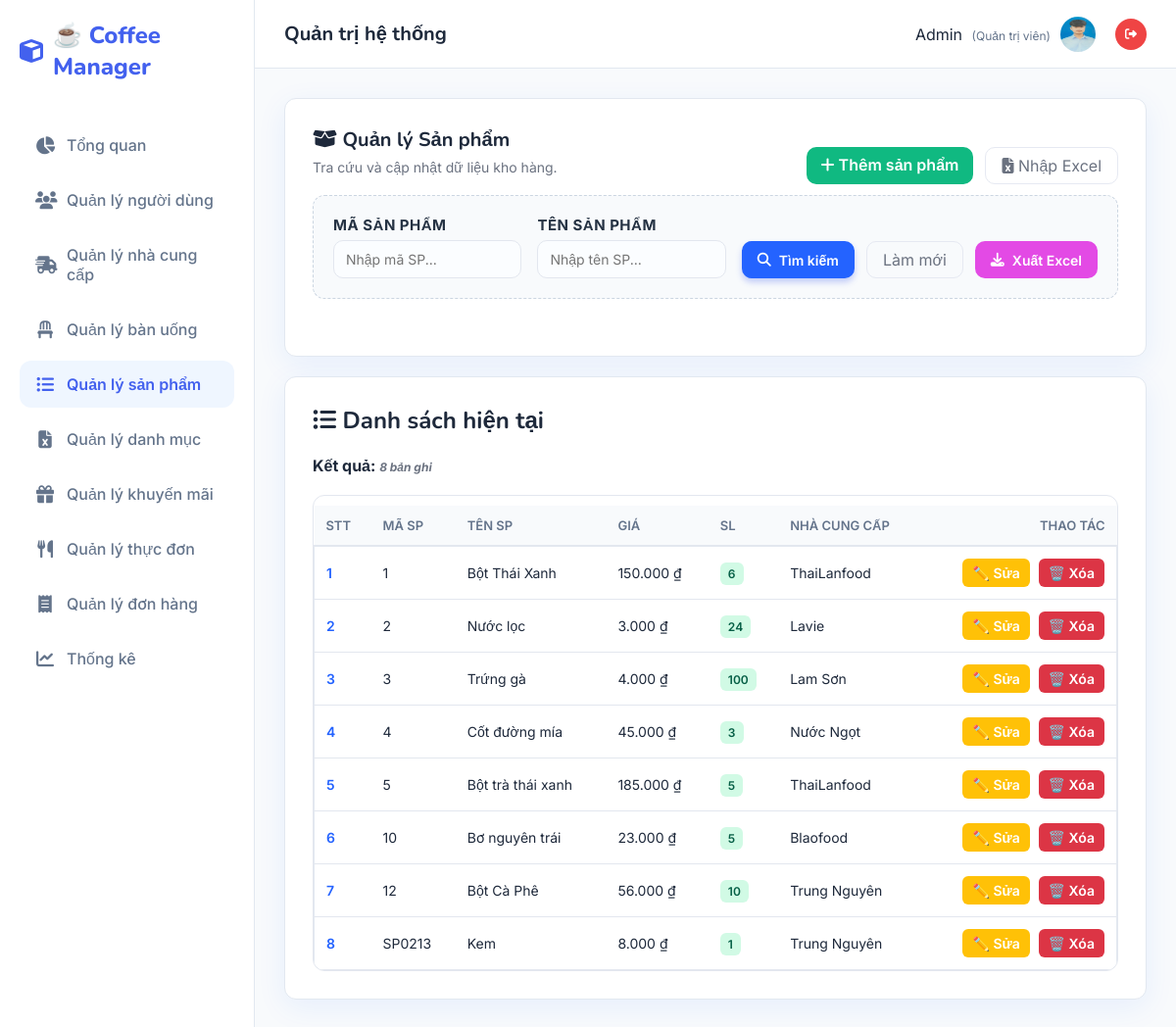
Page /Sanpham/danhsach (signed in) on the committed database.
### tables this page shows
CREATE TABLE `sanpham2` (
  `masp` varchar(20) NOT NULL,
  `tensp` varchar(100) NOT NULL,
  `gia` varchar(20) NOT NULL,
  `soluong` varchar(20) NOT NULL,
  `mancc` varchar(20) DEFAULT NULL
);

CREATE TABLE `Nhacungcap` (
  `mancc` varchar(20) NOT NULL,
  `tenncc` varchar(100) NOT NULL,
  `diachi` varchar(255) DEFAULT NULL,
  `dienthoai` varchar(20) DEFAULT NULL
);

### MVC/Core/controller.php (called while the page is built, shortened)
<?php
    class controller{
        public function model($model){
        return new $model;
        }
        public function view($view,$data=[]){
            include_once __DIR__.'/../Views/'.$view.'.php';
        }
    }
?>

### MVC/Controllers/Sanpham.php (called while the page is built, shortened)
<?php
    class Sanpham extends controller{
        private $sp;
        function __construct()
        {
            $this->sp = $this->model("Sanpham_m");
        }
        function danhsach(){
            $result = $this->sp->Sanpham_getAll();
            $this->view('Master',[
                'page' => 'Danhsachsanpham_v',
                'dulieu' => $result
            ]);
        }
    }
?>

### MVC/Core/app.php (called while the page is built, shortened)
<?php
    class app{
        protected $action = "Get_data";
        function __construct()
        {
            $arr = $this->processURL();
            if($arr!=null){
                if(file_exists(__DIR__.'/../Controllers/'.$arr[0].'.php')){
                    unset($arr[0]);
                }
            }
            $this->controller=new $this->controller;
            if(isset($arr[1])){
                if(method_exists($this->controller,$arr[1])){
                    $this->action=$arr[1];
                    unset($arr[1]);
                }
            }
            $this->param=$arr?array_values($arr):[];
            call_user_func_array([$this->controller,$this->action],$this->param);
        }
        function processURL(){
        if(isset($_GET['url'])){
            return explode('/',filter_var(trim($_GET['url']),FILTER_DEFAULT));
        }
    }
    }
?>

### index.php (called while the page is built, shortened)
<?php
    $myapp = new app();
?>

### MVC/Core/connectDB.php (called while the page is built, shortened)
<?php
    class connectDB{
            function __construct()
            {
                $this->con=mysqli_connect('localhost','root','','Web');
            }
    }
?>

### MVC/Models/Sanpham_m.php (called while the page is built, shortened)
<?php
    class Sanpham_m extends connectDB{
        function Sanpham_getAll(){
            $sql = "SELECT s.*, n.tenncc FROM sanpham2 s
                    LEFT JOIN nhacungcap n ON s.mancc = n.mancc
                    ORDER BY LENGTH(s.masp), s.masp";
            return mysqli_query($this->con, $sql);
        }
    }
?>

### MVC/Views/Pages/Danhsachsanpham_v.php (the view, shortened to what this page needs)
<!DOCTYPE html>
<html lang="vi">
<body>
    <div class="card">
        <div class="actions-top">
            <div>
                <h1><i class="fa-solid fa-box-open"></i> Quản lý Sản phẩm</h1>
                <p class="lead">Tra cứu và cập nhật dữ liệu kho hàng.</p>
            </div>
            <div class="actions">
                <a href="http://localhost/QLSP/Sanpham/themmoi" class="btn-create"><i class="fa-solid fa-plus"></i>
                    Thêm sản phẩm </a>
                <a href="http://localhost/QLSP/Sanpham/import_form" class="btn-ghost"><i
                        class="fa-solid fa-file-excel"></i> Nhập
                    Excel</a>
            </div>
        </div>
        <form method="post" action="http://localhost/QLSP/Sanpham/Timkiem" class="form-search"
            style="margin-bottom:30px;border:1px dashed #cbd5e1;padding:20px;border-radius:12px;background:#f8fafc">
            <div class="search-fields">
                <div>
                    <label for="searchId">Mã sản phẩm</label>
                    <input type="text" id="searchId" name="txtMasanpham" placeholder="Nhập mã SP..."
                        value="<?php echo isset($data['Masanpham']) ? htmlspecialchars($data['Masanpham']) : ''; ?>" />
                </div>
                <div>
                    <label for="searchName">Tên sản phẩm</label>
                    <input type="text" id="searchName" name="txtTensanpham" placeholder="Nhập tên SP..."
                        value="<?php echo isset($data['Tensanpham']) ? htmlspecialchars($data['Tensanpham']) : ''; ?>" />
                </div>
            </div>
            <div class="actions" style="margin-top:0;">
                <button type="submit" class="btn-primary" name="btnTim"><i class="fa-solid fa-search"></i> Tìm
                    kiếm</button>
                <a href="http://localhost/QLSP/Sanpham/danhsach" class="btn-ghost">Làm mới</a>
                <button type="submit" name="btnXuatexcel" class="btn-excel">
                    <i class="fa-solid fa-solid fa-download"></i> Xuất Excel
                </button>
            </div>
        </form>
    </div>
    <div class="card">
        <h2><i class="fa-solid fa-list-ul"></i> Danh sách hiện tại</h2>
        <?php
        if(isset($data['dulieu'])){
            if (is_object($data['dulieu'])) {
                $count = mysqli_num_rows($data['dulieu']);
                mysqli_data_seek($data['dulieu'], 0);
            } else {
                $count = 0;
            }
        ?>
        <div style="margin:10px 0">
            <strong>Kết quả: <span id="resultCount" class="hint"></span></strong>
        </div>
        <div class="table-container">
            <table>
                <thead>
                    <tr>
                        <th>STT</th>
                        <th>Mã SP</th>
                        <th>Tên SP</th>
                        <th>Giá</th>
                        <th>SL</th>
                        <th>Nhà cung cấp</th>
                        <th style="text-align:right">Thao tác</th>
                    </tr>
                </thead>
                <tbody id="spBody">
                    <?php
                    if($count > 0) {
                        $serial = 1;
                        while($row = mysqli_fetch_array($data['dulieu'])){
                    ?>
                    <tr>
                        <td><span style="font-weight:600;color:var(--accent)"><?php echo $serial++; ?></span>
                        </td>
                        <td><?php echo htmlspecialchars($row['masp']) ?></td>
                        <td><?php echo htmlspecialchars($row['tensp']) ?></td>
                        <td><?php echo number_format($row['gia'], 0, ',', '.') ?> ₫</td>
                        <td>
                            <span
                                style="background:<?php echo $row['soluong']>0?'#d1fae5':'#fee2e2'; ?>;color:<?php echo $row['soluong']>0?'#065f46':'#991b1b'; ?>;padding:4px 8px;border-radius:6px;font-size:12px;font-weight:600">
                                <?php echo htmlspecialchars($row['soluong']) ?>
                            </span>
                        </td>
                        <td><?php echo isset($row['tenncc']) ? htmlspecialchars($row['tenncc']) : 'N/A' ?></td>
                        <td style="text-align:right">
                            <a href="http://localhost/QLSP/Sanpham/sua/<?php echo urlencode($row['masp']) ?>"><button
                                    class="btn-edit">✏️
                                    Sửa</button></a>
                            <a href="http://localhost/QLSP/Sanpham/xoa/<?php echo urlencode($row['masp']) ?>"
                                onclick="return confirm('Bạn có chắc chắn muốn xoá không?')"><button
                                    class="btn-delete">🗑️
                                    Xóa</button></a>
                        </td>
                    </tr>
                    <?php } } ?>
                </tbody>
            </table>
        </div>
        <?php } ?>
    </div>
</body>
</html>

### Public/Css/style.css (style rules this page uses)
:root { --primary: #4361ee; --primary-dark: #3a0ca3; --secondary: #4cc9f0; --accent: #f72585; --success: #10b981; --warning: #f59e0b; --danger: #ef4444; --dark: #1e293b; --light: #f8fafc; --white: #ffffff; --gray: #64748b; --border: #e2e8f0; --shadow: 0 10px 15px -3px rgba(0, 0, 0, 0.1), 0 4px 6px -2px rgba(0, 0, 0, 0.05); --radius: 16px; --sidebar-width: 260px; }
* { margin: 0; padding: 0; box-sizing: border-box; font-family: "Inter", sans-serif; }
body { background-color: var(--light); color: var(--dark); height: 100vh; overflow: hidden; }
a { text-decoration: none; transition: 0.3s; }
.card { background: var(--white); border-radius: var(--radius); padding: 30px; box-shadow: var(--shadow); border: 1px solid var(--border); margin-bottom: 30px; }
h1, h2 { color: var(--dark); margin-bottom: 20px; font-family: "Nunito", sans-serif; }
p.lead { color: var(--gray); margin-bottom: 25px; font-size: 15px; }
form { display: grid; grid-template-columns: repeat(2, 1fr); gap: 24px; }
label { font-size: 13px; font-weight: 600; color: var(--gray); margin-bottom: 8px; display: block; text-transform: uppercase; letter-spacing: 0.5px; }
input, select, textarea { width: 100%; padding: 12px 16px; border: 1px solid var(--border); border-radius: 10px; font-size: 15px; background: #f9fafb; transition: 0.2s; }
.actions { margin-top: 10px; display: flex; gap: 12px; justify-content: flex-end; grid-column: 1 / -1; }
button, .btn { padding: 10px 20px; border-radius: 10px; font-weight: 600; font-size: 14px; cursor: pointer; border: none; display: inline-flex; align-items: center; gap: 8px; transition: 0.2s; text-decoration: none; }
.btn-primary { background: var(--primary); color: #fff; box-shadow: 0 4px 6px rgba(67, 97, 238, 0.3); }
.btn-ghost { background: transparent; border: 1px solid var(--border); color: var(--gray); }
table { width: 100%; border-collapse: separate; border-spacing: 0 8px; margin-top: 10px; }
th { text-align: left; padding: 12px 16px; color: var(--gray); font-size: 13px; font-weight: 600; text-transform: uppercase; }
td { background: #fff; padding: 16px; border-top: 1px solid var(--border); border-bottom: 1px solid var(--border); font-size: 14px; color: var(--dark); }
td:first-child { border-left: 1px solid var(--border); border-top-left-radius: 12px; border-bottom-left-radius: 12px; }
td:last-child { border-right: 1px solid var(--border); border-top-right-radius: 12px; border-bottom-right-radius: 12px; }
.hint { font-size: 13px; color: var(--gray); margin-top: 10px; font-style: italic; }

### rows in the picture
sanpham2: masp "1", tensp "Bột Thái Xanh", gia "150.000", soluong "6", mancc.tenncc "ThaiLanfood"
sanpham2: masp "2", tensp "Nước lọc", gia "3.000", soluong "24", mancc.tenncc "Lavie"
sanpham2: masp "3", tensp "Trứng gà", gia "4.000", soluong "100", mancc.tenncc "Lam Sơn"
sanpham2: masp "4", tensp "Cốt đường mía", gia "45.000", soluong "3", mancc.tenncc "Nước Ngọt"
sanpham2: masp "5", tensp "Bột trà thái xanh", gia "185.000", soluong "5", mancc.tenncc "ThaiLanfood"
sanpham2: masp "10", tensp "Bơ nguyên trái", gia "23.000", soluong "5", mancc.tenncc "Blaofood"
sanpham2: masp "12", tensp "Bột Cà Phê", gia "56.000", soluong "10", mancc.tenncc "Trung Nguyên"
sanpham2: masp "SP0213", tensp "Kem", gia "8.000", soluong "1", mancc.tenncc "Trung Nguyên"

### other values in the picture
$_SESSION['user_name'] "Admin"
